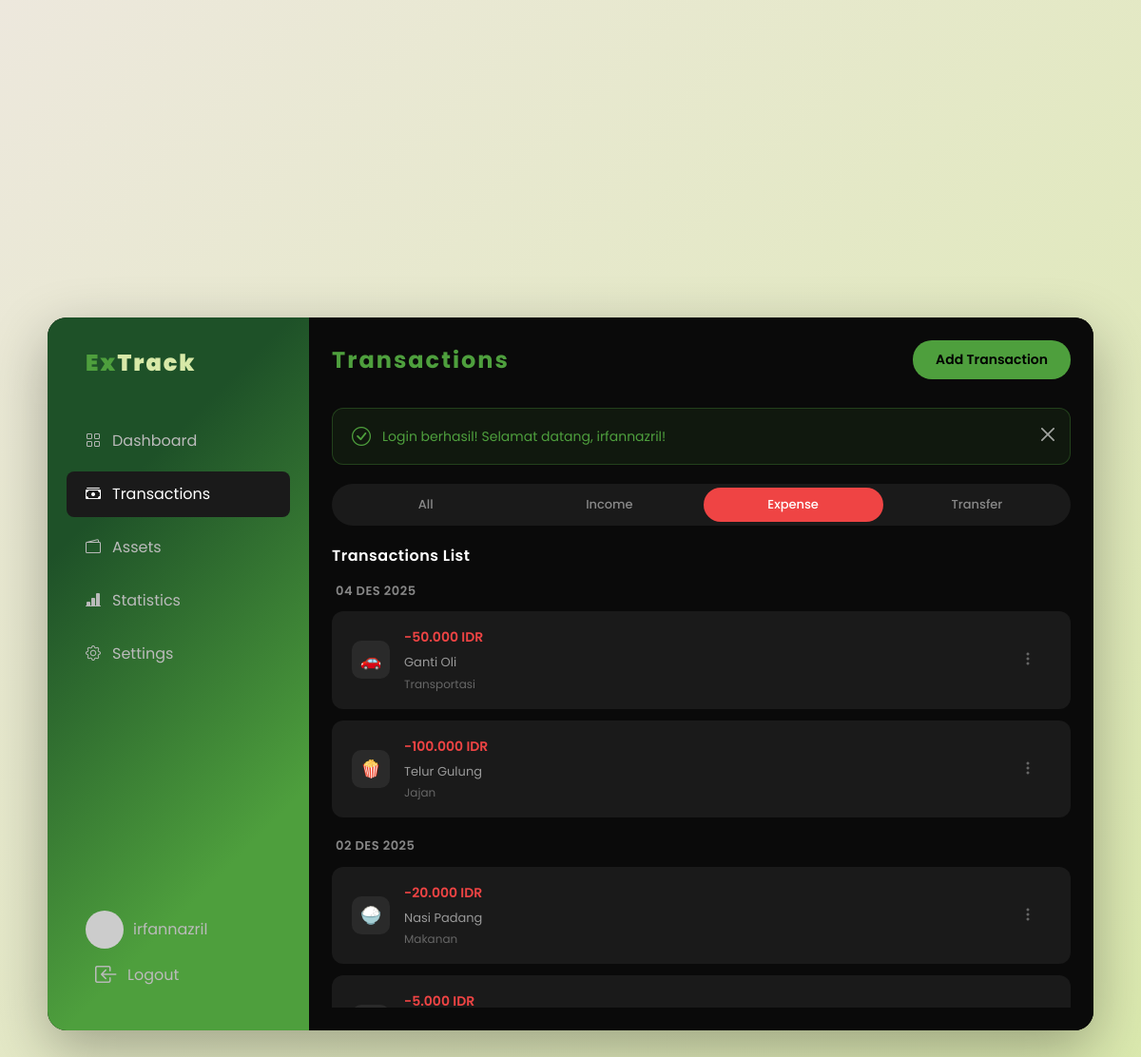
Screenshot of /pages/transactions.php?filter=expense (signed in) with the database file from the repository.
### tables this page shows
CREATE TABLE `transactions` (
  `transaction_id` int(11) NOT NULL,
  `user_id` int(11) NOT NULL,
  `transaction_type` enum('income','expense','transfer') NOT NULL,
  `amount` decimal(15,2) NOT NULL,
  `description` varchar(255) DEFAULT NULL,
  `category_id` int(11) DEFAULT NULL,
  `asset_id` int(11) NOT NULL,
  `transaction_date` date NOT NULL,
  `to_asset_id` int(11) DEFAULT NULL,
  `from_asset_id` int(11) DEFAULT NULL,
  `created_at` timestamp NOT NULL DEFAULT current_timestamp(),
  `updated_at` timestamp NOT NULL DEFAULT current_timestamp() ON UPDATE current_timestamp()
);

CREATE TABLE `categories` (
  `category_id` int(11) NOT NULL,
  `user_id` int(11) NOT NULL,
  `category_name` varchar(100) NOT NULL,
  `category_type` enum('income','expense') NOT NULL,
  `icon` varchar(50) DEFAULT NULL,
  `is_default` tinyint(1) DEFAULT 0,
  `created_at` timestamp NOT NULL DEFAULT current_timestamp(),
  `updated_at` timestamp NOT NULL DEFAULT current_timestamp() ON UPDATE current_timestamp()
);

### includes/functions.php (called while the page is built, shortened)
<?php
function format_currency($amount) {
    return number_format($amount, 0, ',', '.');
}
function format_date_indo($date) {
    $bulan = [
        1 => 'Jan', 'Feb', 'Mar', 'Apr', 'Mei', 'Jun',
        'Jul', 'Agu', 'Sep', 'Okt', 'Nov', 'Des'
    ];
    $timestamp = strtotime($date);
    $day = date('d', $timestamp);
    $month = $bulan[(int)date('m', $timestamp)];
    $year = date('Y', $timestamp);
    return "$day $month $year";
}

### pages/transactions.php (the view, shortened to what this page needs)
<?php
require_once __DIR__ . '/../includes/auth_check.php';
require_once __DIR__ . '/../includes/functions.php';
$filter = $_GET['filter'] ?? 'all';
$sql = "SELECT t.*, c.category_name, c.icon as category_icon, a.asset_name,
        fa.asset_name as from_asset_name, ta.asset_name as to_asset_name
        FROM transactions t
        LEFT JOIN categories c ON t.category_id = c.category_id
        LEFT JOIN assets a ON t.asset_id = a.asset_id
        LEFT JOIN assets fa ON t.from_asset_id = fa.asset_id
        LEFT JOIN assets ta ON t.to_asset_id = ta.asset_id
        WHERE t.user_id = ?";
if ($filter !== 'all') {
    $sql .= " AND t.transaction_type = ?";
}
$sql .= " ORDER BY t.transaction_date DESC, t.created_at DESC";
$stmt = $conn->prepare($sql);
if ($filter !== 'all') {
    $stmt->execute([$user_id, $filter]);
} else {
    $stmt->execute([$user_id]);
}
$transactions = $stmt->fetchAll();
$grouped = [];
foreach ($transactions as $trans) {
    $date = $trans['transaction_date'];
    if (!isset($grouped[$date])) {
        $grouped[$date] = [];
    }
    $grouped[$date][] = $trans;
}
?>
<!DOCTYPE html>
<html lang="en" data-bs-theme="dark">
<head>
  <link href="https://cdn.jsdelivr.net/npm/bootstrap@5.3.0/dist/css/bootstrap.min.css" rel="stylesheet">
  <link rel="stylesheet" href="https://cdn.jsdelivr.net/npm/bootstrap-icons@1.10.0/font/bootstrap-icons.css">
  <link rel="stylesheet" href="../assets/css/style.css">
</head>
<body>
  <div class="dashboard-container">
    <div class="row g-0">
      <div class="col-lg-3">
        <?php include __DIR__ . '/../includes/sidebar.php'; ?>
      </div>
      <div class="col-lg-9">
        <div class="main-content transaction-page">
          <div class="header">
            <div class="menu">Transactions</div>
            <button class="add-wallet-btn" data-bs-toggle="modal" data-bs-target="#addTransactionModal">Add Transaction</button>
          </div>
          <?php include __DIR__ . '/../includes/alert.php'; ?>
          <div class="filter-tabs">
            <a href="?filter=all" class="filter-tab all <?= $filter === 'all' ? 'active' : '' ?>">All</a>
            <a href="?filter=income" class="filter-tab income <?= $filter === 'income' ? 'active' : '' ?>">Income</a>
            <a href="?filter=expense" class="filter-tab expense <?= $filter === 'expense' ? 'active' : '' ?>">Expense</a>
            <a href="?filter=transfer" class="filter-tab transfer <?= $filter === 'transfer' ? 'active' : '' ?>">Transfer</a>
          </div>
          <div class="section-title">Transactions List</div>
          <div class="transaction-scroll">
            <?php if (empty($grouped)): ?>
              <p class="text-muted">Belum ada transaksi</p>
            <?php else: ?>
              <?php foreach ($grouped as $date => $trans_list): ?>
                <div class="transaction-date"><?= format_date_indo($date) ?></div>
                <?php foreach ($trans_list as $trans): ?>
                  <div class="transaction-item">
                    <div class="transaction-left">
                      <div class="transaction-icon">
                        <?php if ($trans['transaction_type'] === 'transfer'): ?>
                          <i class="bi bi-arrow-left-right"></i>
                        <?php elseif ($trans['transaction_type'] === 'income'): ?>
                          <i class="bi bi-graph-up-arrow"></i>
                        <?php else: ?>
                          <?= $trans['category_icon'] ?? '📦' ?>
                        <?php endif; ?>
                      </div>
                      <div class="transaction-details">
                        <div class="transaction-amount <?= $trans['transaction_type'] ?>">
                          <?php if ($trans['transaction_type'] === 'income'): ?>
                            +<?= format_currency($trans['amount']) ?> IDR
                          <?php elseif ($trans['transaction_type'] === 'expense'): ?>
                            -<?= format_currency($trans['amount']) ?> IDR
                          <?php else: ?>
                            <?= format_currency($trans['amount']) ?> IDR
                          <?php endif; ?>
                        </div>
                        <div class="transaction-description"><?= htmlspecialchars($trans['description'] ?: '-') ?></div>
                        <div class="transaction-category">
                          <?php if ($trans['transaction_type'] === 'transfer'): ?>
                            <?= htmlspecialchars($trans['from_asset_name']) ?> → <?= htmlspecialchars($trans['to_asset_name']) ?>
                          <?php else: ?>
                            <?= htmlspecialchars($trans['category_name'] ?? 'Uncategorized') ?>
                          <?php endif; ?>
                        </div>
                      </div>
                    </div>
                    <div class="transaction-menu">
                      <button class="menu-button" onclick='editTransaction(<?= json_encode($trans) ?>)'><i class="bi bi-three-dots-vertical"></i></button>
                    </div>
                  </div>
                <?php endforeach; ?>
              <?php endforeach; ?>
            <?php endif; ?>
          </div>
        </div>
      </div>
    </div>
  </div>
</body>
</html>

### assets/css/style.css (style rules this page uses)
* { scroll-behavior: smooth; }
body { background: linear-gradient(135deg, #ede8dd, #d8e9a8); min-height: 100vh; display: flex; align-items: center; justify-content: center; font-family: 'Poppins', sans-serif; padding: 20px; }
.dashboard-container { background: #0a0a0a; border-radius: 20px; max-width: 1100px; min-height: 750px; width: 100%; overflow: hidden; box-shadow: 0 20px 60px rgba(0, 0, 0, 0.3); position: relative; }
.main-content { background: #0a0a0a; padding: 30px 40px; max-height: 750px; height: 100%; overflow-y: auto; overflow-x: hidden; padding: 1.5rem; }
.header { display: flex; justify-content: space-between; align-items: center; margin-bottom: 30px; }
.menu { color: #4e9f3d; font-weight: 700; font-size: 24px; letter-spacing: 2px; }
.menu-button { background-color: transparent; border: none; color: #555; }
.add-wallet-btn { background: #4e9f3d; color: #000; border: none; padding: 10px 24px; border-radius: 20px; font-weight: 600; font-size: 14px; cursor: pointer; transition: all 0.3s; }
.section-title { color: #fff; font-size: 16px; margin-bottom: 15px; font-weight: 600; letter-spacing: 0.5px; }
.transaction-item { background: #1a1a1a; border-radius: 12px; padding: 16px 20px; margin-bottom: 12px; display: flex; align-items: center; justify-content: space-between; transition: all 0.3s; border: 1px solid transparent; }
.transaction-left { display: flex; align-items: center; }
.transaction-icon { width: 40px; height: 40px; background: #2a2a2a; border-radius: 10px; display: flex; align-items: center; justify-content: center; margin-right: 15px; color: #888; font-size: 18px; transition: all 0.3s; }
.transaction-amount { color: #fff; font-size: 14px; font-weight: 600; }
.transaction-amount.expense { color: #ef4444; }
.transaction-menu { color: #666; cursor: pointer; padding: 8px; background: transparent; border: none; border-radius: 8px; transition: all 0.3s; }
.menu-button { background: transparent; border: none; color: #666; cursor: pointer; padding: 8px; border-radius: 8px; transition: all 0.3s; }
.main-content.transaction-page { display: flex; flex-direction: column; }
.transaction-scroll { flex: 1; overflow-y: auto; }
.transaction-date { color: #888; font-size: 13px; margin-bottom: 12px; margin-top: 20px; font-weight: 600; letter-spacing: 0.5px; text-transform: uppercase; padding-left: 4px; }
.transaction-date:first-child { margin-top: 0; }
.transaction-details { display: flex; flex-direction: column; gap: 4px; }
.transaction-description { font-size: 13px; color: #999; margin-top: 2px; }
.transaction-category { font-size: 12px; color: #666; display: flex; align-items: center; gap: 4px; }
.main-content { height: 100%; overflow-y: auto; overflow-x: hidden; padding: 1.5rem; }
.main-content { scrollbar-width: thin; scrollbar-color: rgba(255, 255, 255, 0.2) rgba(255, 255, 255, 0.05); }
.filter-tabs { display: inline-flex; justify-content: space-around; background: #1a1a1a; border-radius: 30px; padding: 4px; gap: 4px; margin-bottom: 20px; }
.filter-tab { width: 100%; padding: 8px 20px; border-radius: 25px; display: flex; justify-content: center; font-size: 13px; font-weight: 500; text-decoration: none; transition: all 0.3s; border: none; cursor: pointer; }
.filter-tab.all { background: transparent; color: #888; }
.filter-tab.income { background: transparent; color: #888; }
.filter-tab.expense { background: transparent; color: #888; }
.filter-tab.expense.active { background: #ef4444; color: #fff; }
.filter-tab.transfer { background: transparent; color: #888; }

### rows the page displays
transactions: category.icon "🚗", amount "50.000", description "Ganti Oli", category.category_name "Transportasi"
transactions: category.icon "🍿", amount "100.000", description "Telur Gulung", category.category_name "Jajan"
transactions: category.icon "🍚", amount "20.000", description "Nasi Padang", category.category_name "Makanan"
transactions: amount "5.000"

### other values shown
$username "irfannazril"
$flash['message'] "Login berhasil! Selamat datang, irfannazril!"
format_date_indo($date) "04 DES 2025"
format_date_indo($date) "02 DES 2025"
